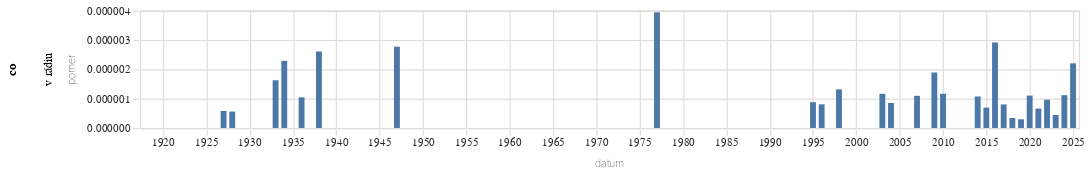

Notebook source saved alongside this figure:
### Code cell
graf(vyvoj_vyskytu("(?i)v r[aá]diu","v rádiu"))

### Figure 1 — Vega-Lite specification as saved in the notebook (floating-point values rounded to 4 significant figures)
{"config": {"title": {"font": "Noticia Text", "fontSize": 11.5, "anchor": "start", "lineHeight": 19, "fontWeight": "bolder", "subtitleFont": "Noticia Text", "subtitleFontSize": 10, "subtitleLineHeight": 15, "subtitlePadding": 10, "dy": -10, "color": "#292829", "subtitleColor": "#292829"}, "axis": {"labelFont": "Asap", "titleFont": "Asap", "fontWeight": "lighter", "titleFontWeight": "lighter", "labelFontSize": 9, "titleFontSize": 9, "labelPadding": 2, "titlePadding": 9, "domainOpacity": 0, "tickColor": "#DCDDD6", "labelColor": "#292829"}, "legend": {"labelFont": "Asap", "labelFontWeight": "normal", "titleFont": "Asap", "titleFontWeight": "normal", "labelFontSize": 9, "titleFontSize": 9, "labelColor": "#292829"}}, "data": {"name": "data-c11cb83f66265f81ef27015841f327e1"}, "mark": {"type": "bar"}, "encoding": {"row": {"field": "co", "type": "nominal"}, "x": {"field": "datum", "type": "temporal"}, "y": {"field": "pomer", "type": "quantitative"}}, "height": 100, "width": 800, "$schema": "https://vega.github.io/schema/vega-lite/v5.8.0.json", "datasets": {"data-c11cb83f66265f81ef27015841f327e1": [{"datum": "1918-01-01T00:00:00", "vyskytu": 0, "pocet_slov": 172010, "pomer": 0.0, "co": "v rádiu"}, {"datum": "1919-01-01T00:00:00", "vyskytu": 0, "pocet_slov": 1547459, "pomer": 0.0, "co": "v rádiu"}, {"datum": "1920-01-01T00:00:00", "vyskytu": 0, "pocet_slov": 1557497, "pomer": 0.0, "co": "v rádiu"}, {"datum": "1921-01-01T00:00:00", "vyskytu": 0, "pocet_slov": 1814119, "pomer": 0.0, "co": "v rádiu"}, {"datum": "1922-01-01T00:00:00", "vyskytu": 0, "pocet_slov": 1739976, "pomer": 0.0, "co": "v rádiu"}, {"datum": "1923-01-01T00:00:00", "vyskytu": 0, "pocet_slov": 1131296, "pomer": 0.0, "co": "v rádiu"}, {"datum": "1924-01-01T00:00:00", "vyskytu": 0, "pocet_slov": 1386775, "pomer": 0.0, "co": "v rádiu"}, {"datum": "1925-01-01T00:00:00", "vyskytu": 0, "pocet_slov": 989387, "pomer": 0.0, "co": "v rádiu"}, {"datum": "1926-01-01T00:00:00", "vyskytu": 0, "pocet_slov": 1629693, "pomer": 0.0, "co": "v rádiu"}, {"datum": "1927-01-01T00:00:00", "vyskytu": 1, "pocet_slov": 1725378, "pomer": 5.796e-07, "co": "v rádiu"}, {"datum": "1928-01-01T00:00:00", "vyskytu": 1, "pocet_slov": 1786584, "pomer": 5.597e-07, "co": "v rádiu"}, {"datum": "1929-01-01T00:00:00", "vyskytu": 0, "pocet_slov": 907519, "pomer": 0.0, "co": "v rádiu"}, {"datum": "1930-01-01T00:00:00", "vyskytu": 0, "pocet_slov": 1990549, "pomer": 0.0, "co": "v rádiu"}, {"datum": "1931-01-01T00:00:00", "vyskytu": 0, "pocet_slov": 1466185, "pomer": 0.0, "co": "v rádiu"}, {"datum": "1932-01-01T00:00:00", "vyskytu": 0, "pocet_slov": 1117587, "pomer": 0.0, "co": "v rádiu"}, {"datum": "1933-01-01T00:00:00", "vyskytu": 2, "pocet_slov": 1230441, "pomer": 1.625e-06, "co": "v rádiu"}, {"datum": "1934-01-01T00:00:00", "vyskytu": 2, "pocet_slov": 874472, "pomer": 2.287e-06, "co": "v rádiu"}, {"datum": "1935-01-01T00:00:00", "vyskytu": 0, "pocet_slov": 712050, "pomer": 0.0, "co": "v rádiu"}, {"datum": "1936-01-01T00:00:00", "vyskytu": 1, "pocet_slov": 958205, "pomer": 1.044e-06, "co": "v rádiu"}, {"datum": "1937-01-01T00:00:00", "vyskytu": 0, "pocet_slov": 733783, "pomer": 0.0, "co": "v rádiu"}, {"datum": "1938-01-01T00:00:00", "vyskytu": 1, "pocet_slov": 383461, "pomer": 2.608e-06, "co": "v rádiu"}, {"datum": "1945-01-01T00:00:00", "vyskytu": 0, "pocet_slov": 140144, "pomer": 0.0, "co": "v rádiu"}, {"datum": "1946-01-01T00:00:00", "vyskytu": 0, "pocet_slov": 1129068, "pomer": 0.0, "co": "v rádiu"}, {"datum": "1947-01-01T00:00:00", "vyskytu": 3, "pocet_slov": 1083098, "pomer": 2.77e-06, "co": "v rádiu"}, {"datum": "1948-01-01T00:00:00", "vyskytu": 0, "pocet_slov": 618132, "pomer": 0.0, "co": "v rádiu"}, {"datum": "1949-01-01T00:00:00", "vyskytu": 0, "pocet_slov": 357203, "pomer": 0.0, "co": "v rádiu"}, {"datum": "1950-01-01T00:00:00", "vyskytu": 0, "pocet_slov": 208781, "pomer": 0.0, "co": "v rádiu"}, {"datum": "1951-01-01T00:00:00", "vyskytu": 0, "pocet_slov": 219888, "pomer": 0.0, "co": "v rádiu"}, {"datum": "1952-01-01T00:00:00", "vyskytu": 0, "pocet_slov": 189920, "pomer": 0.0, "co": "v rádiu"}, {"datum": "1953-01-01T00:00:00", "vyskytu": 0, "pocet_slov": 114518, "pomer": 0.0, "co": "v rádiu"}, {"datum": "1954-01-01T00:00:00", "vyskytu": 0, "pocet_slov": 98416, "pomer": 0.0, "co": "v rádiu"}, {"datum": "1955-01-01T00:00:00", "vyskytu": 0, "pocet_slov": 78833, "pomer": 0.0, "co": "v rádiu"}, {"datum": "1956-01-01T00:00:00", "vyskytu": 0, "pocet_slov": 138430, "pomer": 0.0, "co": "v rádiu"}, {"datum": "1957-01-01T00:00:00", "vyskytu": 0, "pocet_slov": 137388, "pomer": 0.0, "co": "v rádiu"}, {"datum": "1958-01-01T00:00:00", "vyskytu": 0, "pocet_slov": 142112, "pomer": 0.0, "co": "v rádiu"}, {"datum": "1959-01-01T00:00:00", "vyskytu": 0, "pocet_slov": 141333, "pomer": 0.0, "co": "v rádiu"}, {"datum": "1960-01-01T00:00:00", "vyskytu": 0, "pocet_slov": 181817, "pomer": 0.0, "co": "v rádiu"}, {"datum": "1961-01-01T00:00:00", "vyskytu": 0, "pocet_slov": 216288, "pomer": 0.0, "co": "v rádiu"}, {"datum": "1962-01-01T00:00:00", "vyskytu": 0, "pocet_slov": 98793, "pomer": 0.0, "co": "v rádiu"}, {"datum": "1963-01-01T00:00:00", "vyskytu": 0, "pocet_slov": 139432, "pomer": 0.0, "co": "v rádiu"}, {"datum": "1964-01-01T00:00:00", "vyskytu": 0, "pocet_slov": 288820, "pomer": 0.0, "co": "v rádiu"}, {"datum": "1965-01-01T00:00:00", "vyskytu": 0, "pocet_slov": 194814, "pomer": 0.0, "co": "v rádiu"}, {"datum": "1966-01-01T00:00:00", "vyskytu": 0, "pocet_slov": 247115, "pomer": 0.0, "co": "v rádiu"}, {"datum": "1967-01-01T00:00:00", "vyskytu": 0, "pocet_slov": 225198, "pomer": 0.0, "co": "v rádiu"}, {"datum": "1968-01-01T00:00:00", "vyskytu": 0, "pocet_slov": 559905, "pomer": 0.0, "co": "v rádiu"}, {"datum": "1969-01-01T00:00:00", "vyskytu": 0, "pocet_slov": 368721, "pomer": 0.0, "co": "v rádiu"}, {"datum": "1970-01-01T00:00:00", "vyskytu": 0, "pocet_slov": 248046, "pomer": 0.0, "co": "v rádiu"}, {"datum": "1971-01-01T00:00:00", "vyskytu": 0, "pocet_slov": 263102, "pomer": 0.0, "co": "v rádiu"}, {"datum": "1972-01-01T00:00:00", "vyskytu": 0, "pocet_slov": 213032, "pomer": 0.0, "co": "v rádiu"}, {"datum": "1973-01-01T00:00:00", "vyskytu": 0, "pocet_slov": 280835, "pomer": 0.0, "co": "v rádiu"}, {"datum": "1974-01-01T00:00:00", "vyskytu": 0, "pocet_slov": 291980, "pomer": 0.0, "co": "v rádiu"}, {"datum": "1975-01-01T00:00:00", "vyskytu": 0, "pocet_slov": 335255, "pomer": 0.0, "co": "v rádiu"}, {"datum": "1976-01-01T00:00:00", "vyskytu": 0, "pocet_slov": 244998, "pomer": 0.0, "co": "v rádiu"}, {"datum": "1977-01-01T00:00:00", "vyskytu": 1, "pocet_slov": 253702, "pomer": 3.942e-06, "co": "v rádiu"}, {"datum": "1978-01-01T00:00:00", "vyskytu": 0, "pocet_slov": 289894, "pomer": 0.0, "co": "v rádiu"}, {"datum": "1979-01-01T00:00:00", "vyskytu": 0, "pocet_slov": 252883, "pomer": 0.0, "co": "v rádiu"}, {"datum": "1980-01-01T00:00:00", "vyskytu": 0, "pocet_slov": 242065, "pomer": 0.0, "co": "v rádiu"}, {"datum": "1981-01-01T00:00:00", "vyskytu": 0, "pocet_slov": 134899, "pomer": 0.0, "co": "v rádiu"}, {"datum": "1982-01-01T00:00:00", "vyskytu": 0, "pocet_slov": 186973, "pomer": 0.0, "co": "v rádiu"}, {"datum": "1983-01-01T00:00:00", "vyskytu": 0, "pocet_slov": 227768, "pomer": 0.0, "co": "v rádiu"}, {"datum": "1984-01-01T00:00:00", "vyskytu": 0, "pocet_slov": 191735, "pomer": 0.0, "co": "v rádiu"}, {"datum": "1985-01-01T00:00:00", "vyskytu": 0, "pocet_slov": 165973, "pomer": 0.0, "co": "v rádiu"}, {"datum": "1986-01-01T00:00:00", "vyskytu": 0, "pocet_slov": 98877, "pomer": 0.0, "co": "v rádiu"}, {"datum": "1987-01-01T00:00:00", "vyskytu": 0, "pocet_slov": 149991, "pomer": 0.0, "co": "v rádiu"}, {"datum": "1988-01-01T00:00:00", "vyskytu": 0, "pocet_slov": 167631, "pomer": 0.0, "co": "v rádiu"}, {"datum": "1989-01-01T00:00:00", "vyskytu": 0, "pocet_slov": 255151, "pomer": 0.0, "co": "v rádiu"}, {"datum": "1990-01-01T00:00:00", "vyskytu": 0, "pocet_slov": 833434, "pomer": 0.0, "co": "v rádiu"}, {"datum": "1991-01-01T00:00:00", "vyskytu": 0, "pocet_slov": 1410605, "pomer": 0.0, "co": "v rádiu"}, {"datum": "1992-01-01T00:00:00", "vyskytu": 0, "pocet_slov": 1217148, "pomer": 0.0, "co": "v rádiu"}, {"datum": "1993-01-01T00:00:00", "vyskytu": 0, "pocet_slov": 1127475, "pomer": 0.0, "co": "v rádiu"}, {"datum": "1994-01-01T00:00:00", "vyskytu": 0, "pocet_slov": 948063, "pomer": 0.0, "co": "v rádiu"}, {"datum": "1995-01-01T00:00:00", "vyskytu": 1, "pocet_slov": 1138209, "pomer": 8.786e-07, "co": "v rádiu"}, {"datum": "1996-01-01T00:00:00", "vyskytu": 1, "pocet_slov": 1240947, "pomer": 8.058e-07, "co": "v rádiu"}, {"datum": "1997-01-01T00:00:00", "vyskytu": 0, "pocet_slov": 2179318, "pomer": 0.0, "co": "v rádiu"}, {"datum": "1998-01-01T00:00:00", "vyskytu": 2, "pocet_slov": 1522654, "pomer": 1.313e-06, "co": "v rádiu"}, {"datum": "1999-01-01T00:00:00", "vyskytu": 0, "pocet_slov": 2465372, "pomer": 0.0, "co": "v rádiu"}, {"datum": "2000-01-01T00:00:00", "vyskytu": 0, "pocet_slov": 2483127, "pomer": 0.0, "co": "v rádiu"}, {"datum": "2001-01-01T00:00:00", "vyskytu": 0, "pocet_slov": 2462192, "pomer": 0.0, "co": "v rádiu"}, {"datum": "2002-01-01T00:00:00", "vyskytu": 0, "pocet_slov": 1931845, "pomer": 0.0, "co": "v rádiu"}, {"datum": "2003-01-01T00:00:00", "vyskytu": 3, "pocet_slov": 2578085, "pomer": 1.164e-06, "co": "v rádiu"}, {"datum": "2004-01-01T00:00:00", "vyskytu": 2, "pocet_slov": 2351739, "pomer": 8.504e-07, "co": "v rádiu"}, {"datum": "2005-01-01T00:00:00", "vyskytu": 0, "pocet_slov": 2582168, "pomer": 0.0, "co": "v rádiu"}, {"datum": "2006-01-01T00:00:00", "vyskytu": 0, "pocet_slov": 1552476, "pomer": 0.0, "co": "v rádiu"}, {"datum": "2007-01-01T00:00:00", "vyskytu": 2, "pocet_slov": 1826653, "pomer": 1.095e-06, "co": "v rádiu"}, {"datum": "2008-01-01T00:00:00", "vyskytu": 0, "pocet_slov": 1786832, "pomer": 0.0, "co": "v rádiu"}, {"datum": "2009-01-01T00:00:00", "vyskytu": 4, "pocet_slov": 2116415, "pomer": 1.89e-06, "co": "v rádiu"}, {"datum": "2010-01-01T00:00:00", "vyskytu": 2, "pocet_slov": 1718642, "pomer": 1.164e-06, "co": "v rádiu"}, {"datum": "2011-01-01T00:00:00", "vyskytu": 0, "pocet_slov": 2512843, "pomer": 0.0, "co": "v rádiu"}, {"datum": "2012-01-01T00:00:00", "vyskytu": 0, "pocet_slov": 2154063, "pomer": 0.0, "co": "v rádiu"}, {"datum": "2013-01-01T00:00:00", "vyskytu": 0, "pocet_slov": 1253654, "pomer": 0.0, "co": "v rádiu"}, {"datum": "2014-01-01T00:00:00", "vyskytu": 3, "pocet_slov": 2797907, "pomer": 1.072e-06, "co": "v rádiu"}, {"datum": "2015-01-01T00:00:00", "vyskytu": 2, "pocet_slov": 2883253, "pomer": 6.937e-07, "co": "v rádiu"}, {"datum": "2016-01-01T00:00:00", "vyskytu": 9, "pocet_slov": 3088746, "pomer": 2.914e-06, "co": "v rádiu"}, {"datum": "2017-01-01T00:00:00", "vyskytu": 2, "pocet_slov": 2494184, "pomer": 8.019e-07, "co": "v rádiu"}, {"datum": "2018-01-01T00:00:00", "vyskytu": 1, "pocet_slov": 2950192, "pomer": 3.39e-07, "co": "v rádiu"}, {"datum": "2019-01-01T00:00:00", "vyskytu": 1, "pocet_slov": 3385704, "pomer": 2.954e-07, "co": "v rádiu"}, {"datum": "2020-01-01T00:00:00", "vyskytu": 4, "pocet_slov": 3628168, "pomer": 1.102e-06, "co": "v rádiu"}, {"datum": "2021-01-01T00:00:00", "vyskytu": 2, "pocet_slov": 3028906, "pomer": 6.603e-07, "co": "v rádiu"}, {"datum": "2022-01-01T00:00:00", "vyskytu": 4, "pocet_slov": 4156918, "pomer": 9.623e-07, "co": "v rádiu"}, {"datum": "2023-01-01T00:00:00", "vyskytu": 2, "pocet_slov": 4543342, "pomer": 4.402e-07, "co": "v rádiu"}, {"datum": "2024-01-01T00:00:00", "vyskytu": 5, "pocet_slov": 4476204, "pomer": 1.117e-06, "co": "v rádiu"}, {"datum": "2025-01-01T00:00:00", "vyskytu": 5, "pocet_slov": 2270797, "pomer": 2.202e-06, "co": "v rádiu"}]}}
